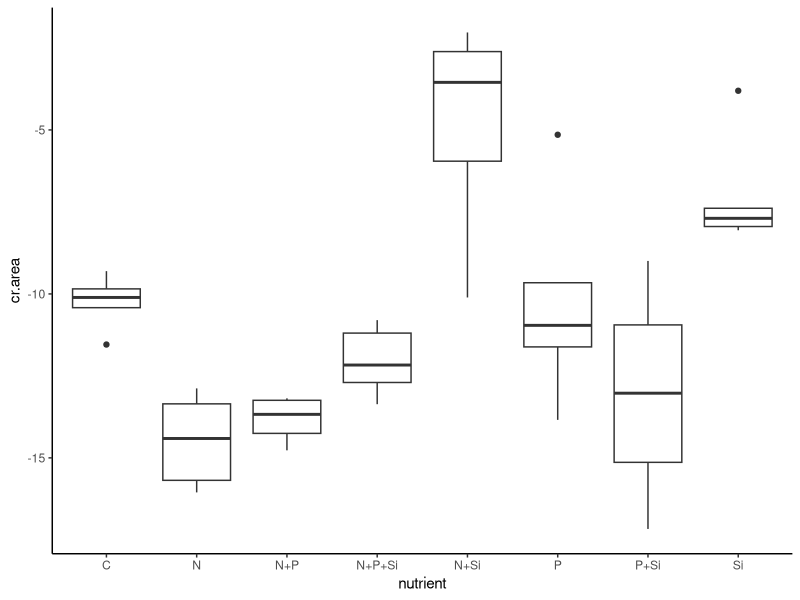
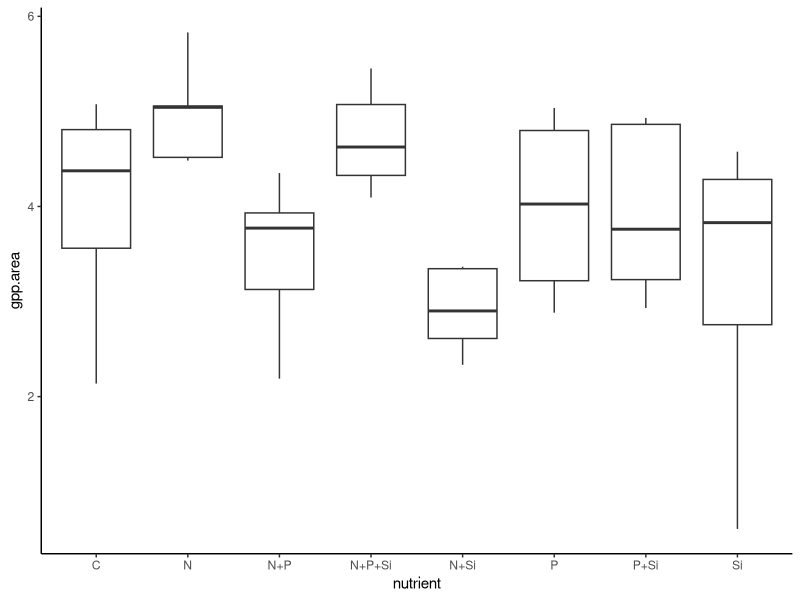
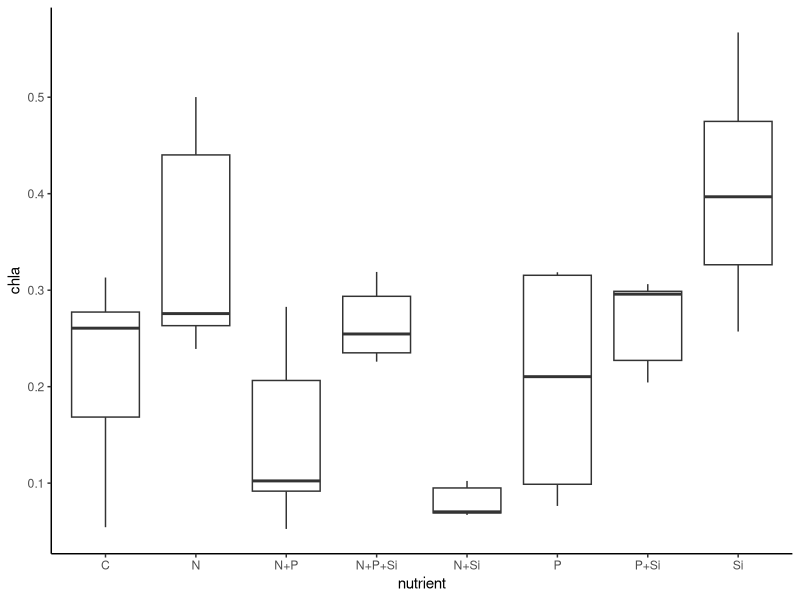
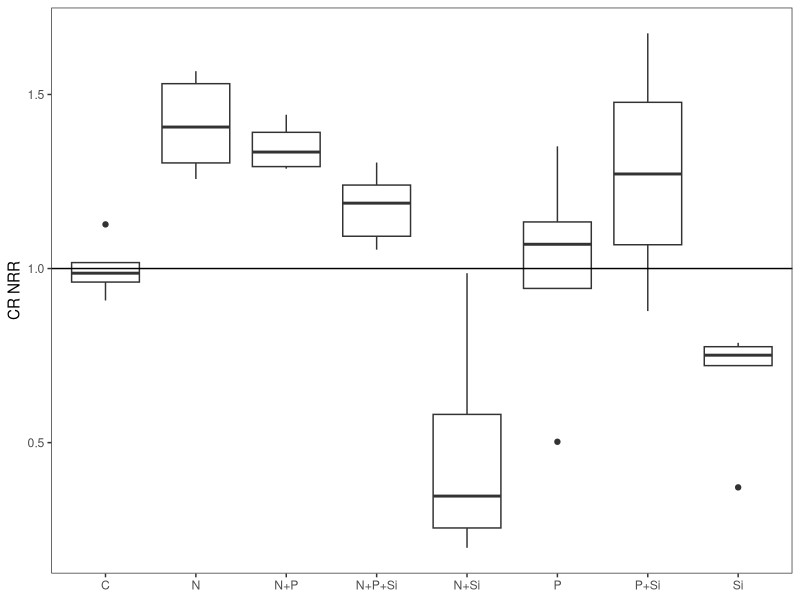
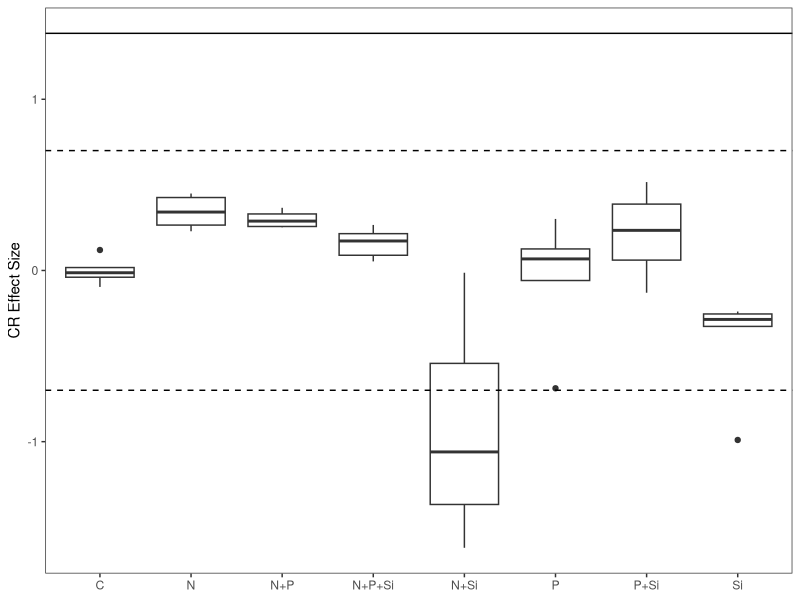
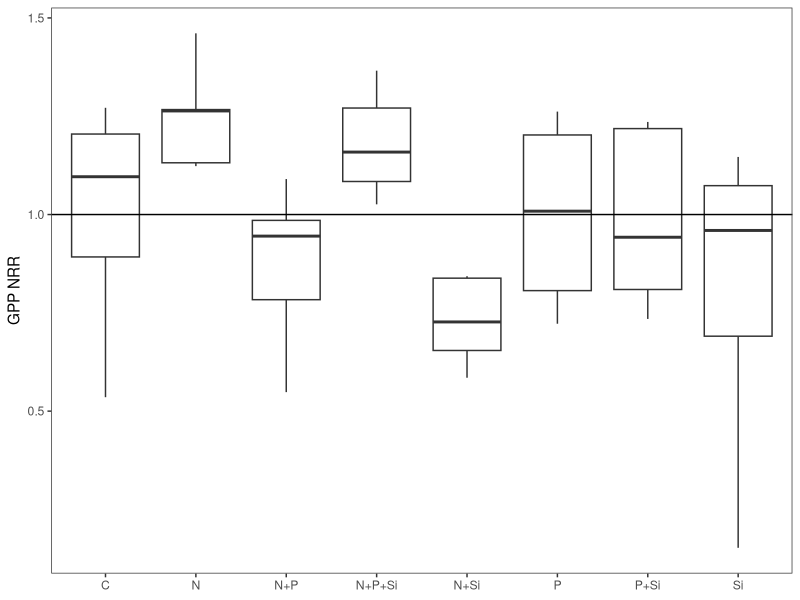
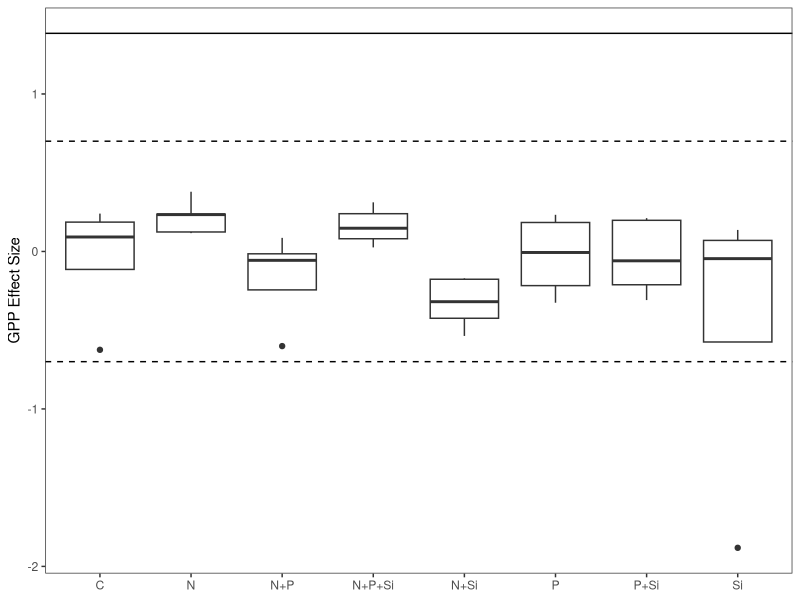
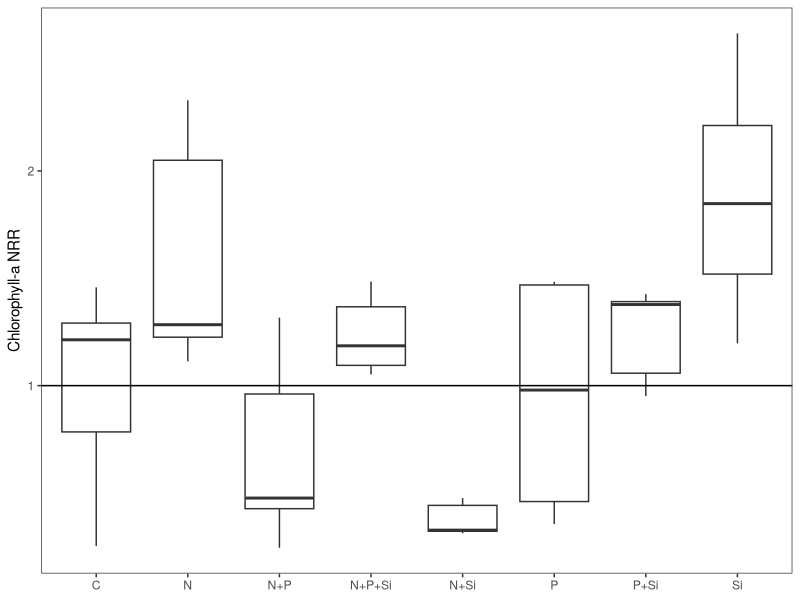

These figures' R source, in order: (Note: this script raises an error after producing the figures.)
#Author:  Clay Arango
#Creation date: 10-Feb-19
#Script to analyze NDS data from Summer 2018 WSB work with S. Roley and A. Alexiades

#packages
install.packages("nlme")
install.packages("nortest")
install.packages("plyr")
install.packages("dplyr")
install.packages("multcomp")
install.packages("MASS")
install.packages("ggplot2")
library(nlme)
library(nortest)
library(plyr)
library(dplyr)
library(multcomp)
library(MASS)
library(ggplot2)

#Load data
roza_fall <- read.table(file="roza_fall.csv", header=T, sep=",")

#set variable
d = roza_fall

#evaluate data to make sure factors are correct
names(d)

unique(d$nutrient) #control, N, NP, NPSi, NSi, P, PSi, Si
unique(d$N) #should be 0 and 1
unique(d$P) #should be 0 and 1
unique(d$Si) #should be 0 and 1
unique(d$top) #should be "sponge" and "glass"
#if need to change, use recode function below. 
d$top<-recode(d$top, "cellulose" ="sponge")
str(d)

#convert N and P and Si values (0 or 1 for absence or presence) to factors
d$N<-as.factor(d$N)
d$P<-as.factor(d$P)
d$Si<-as.factor(d$Si)
str(d)

#subset data into gpp and cr response
d.cr = subset(d, top=="sponge", data=d)
d.gpp = subset(d, top=="glass", data=d)

#check for outliers and check data entry before calculating CR-NRR
ggplot(d.cr, aes(x=nutrient, y=cr.area)) + geom_boxplot() + theme_classic()
#J8 and G3 are entered correctly, controls look OK
#J8 and G3 might need to be removed
#G4, J1 missing in field

#calculate nrr for cr
x<-ddply(d.cr, "nutrient", summarise, ave_cr = mean(cr.area, na.rm=T)) 
x
d.cr$cr.nrr = d.cr$cr.area/-10.244565 #divide by control ave_cr

#check for outliers and check data entry before calculating GPP- and chla-NRR
ggplot(d.gpp, aes(x=nutrient, y=gpp.area)) + geom_boxplot() + theme_classic()
#no outliers
#F3, J7 missing in field
ggplot(d.gpp, aes(x=nutrient, y=chla)) + geom_boxplot() + theme_classic()
#no outliers
#F3, J7 missing in field

#substitute b.d. chlorophyll with 1/2 detection limit using
#3*SD(y/x)/slope, where SD(y/x) is standard error of the chlorophyll regression
#make vectors for the x (chla) and y (RFU) values found in spreadsheet
#y = c(4.76, 399.36, 760.83, 1244.42, 3162.66, 5616.53)
#x = c(0, 0.025, 0.05, 0.1, 0.25, 0.5)
#summary(lm(y~x))
#chlabd = (345.52/11181.76)/2

#calculate nrr for gpp and chla
x<- ddply(d.gpp, "nutrient", summarise, ave_gpp = mean(gpp.area, na.rm=T), ave_chla = mean(chla, na.rm=T)) 
x
d.gpp$gpp.nrr = d.gpp$gpp.area/3.991310 #divide by control ave_gpp
d.gpp$chla.nrr = d.gpp$chla/0.21477638 #divide by control ave_chla
#use to exclude outliers
#x1<- ddply(subset(d.gpp, !(nds.id=="F6")), "nutrient", summarise, ave_chla = mean(chla_ug_cm2, na.rm=T)) 
#x1
#d.gpp$chla.nrr_1<-d.gpp$chla_ug_cm2/2.700340

#combine into one file and export
d.cr$chla.nrr<-NA
#d.cr$chla.nrr_1<-NA#for excluded outliers
d.cr$gpp.nrr<-NA
d.gpp$cr.nrr<-NA
d.nrr<-rbind(d.cr, d.gpp)
d.nrr$site.date<-"roza_fall"
d.nrr$gpp.es<-log(d.nrr$gpp.nrr)
d.nrr$cr.es<-log(d.nrr$cr.nrr)
d.nrr$chla.es<-log(d.nrr$chla.nrr)

write.table(d.nrr, "roza_fall_nrr.csv",  sep=",", quote=F, row.names =F)

###############
#plots of NRR
##############
ggplot(data=subset(d.cr, !(nutrient=="control")), aes(x=nutrient, y=cr.nrr))+geom_boxplot()+theme_bw()+
  ylab("CR NRR")+geom_abline(slope = 0, intercept = 1)+
  theme(axis.title.x=element_blank(), panel.grid.minor=element_blank(), panel.grid.major=element_blank())
#N limitation, possible P+Si secondary limitation

ggplot(data=subset(d.nrr, (top=="sponge")), aes(x=nutrient, y=cr.es))+geom_boxplot()+theme_bw()+
  ylab("CR Effect Size")+geom_hline(yintercept = 0.7, lty="dashed")+ geom_hline(yintercept = -0.7, lty="dashed")+
  geom_hline(yintercept = 1.385)+
  theme(axis.title.x=element_blank(), panel.grid.minor=element_blank(), panel.grid.major=element_blank())
#nothing over 1.385, so no significance?

ggplot(data=subset(d.gpp, !(nutrient=="control")), aes(x=nutrient, y=gpp.nrr))+geom_boxplot()+theme_bw()+
  ylab("GPP NRR")+geom_abline(slope = 0, intercept = 1)+
  theme(axis.title.x=element_blank(), panel.grid.minor=element_blank(), panel.grid.major=element_blank())
#possible N limitation (but not NP), likely no limitation (i.e., light?)

ggplot(data=subset(d.nrr, top =="glass"),aes(x=nutrient, y=gpp.es))+geom_boxplot()+theme_bw()+
  ylab("GPP Effect Size")+geom_hline(yintercept = 0.7, lty="dashed")+
  geom_hline(yintercept = -0.7, lty="dashed")+ geom_hline(yintercept = 1.385)+
  theme(axis.title.x=element_blank(), panel.grid.minor=element_blank(), panel.grid.major=element_blank())
#nothing over 1.385 so no significance?

ggplot(data=subset(d.gpp, !(nutrient=="control")), aes(x=nutrient, y=chla.nrr))+geom_boxplot()+theme_bw()+
  ylab("Chlorophyll-a NRR")+geom_abline(slope = 0, intercept = 1)+ 
  theme(axis.title.x=element_blank(), panel.grid.minor=element_blank(), panel.grid.major=element_blank())
#possible N limitation (but not NP), possible Si secondary limitation

ggplot(data=subset(d.nrr, (top=="glass")), aes(x=nutrient, y=chla.es))+geom_boxplot()+theme_bw()+
  ylab("Chla Effect Size")+ geom_hline(yintercept = 0.7, lty="dashed")+ geom_hline(yintercept = -0.7, lty="dashed")+    
  geom_hline(yintercept = 1.385)+
  theme(axis.title.x=element_blank(), panel.grid.minor=element_blank(), panel.grid.major=element_blank())
#nothing over 1.385 so no significance?

##########
#NRR Summary Files
#########

GPP_sum<-ddply(d.gpp, "nutrient", summarise, ave_nrr.gpp=mean(gpp.nrr, na.rm=T), sd_nrr.gpp=sd(gpp.nrr, na.rm=T), 
               se_nrr.gpp =(sd(gpp.nrr)/sqrt(sum(!is.na(gpp.nrr)))), 
               ci95_nrr.gpp = (1.96*(sd(gpp.nrr)/sqrt(sum(!is.na(gpp.nrr))))),
               ave_nrr.chla=mean(chla.nrr, na.rm=T), sd_nrr.chla=sd(chla.nrr, na.rm=T), 
               se_nrr.chla =(sd(chla.nrr)/sqrt(sum(!is.na(chla.nrr)))), 
               ci95_nrr.chla = (1.96*(sd(chla.nrr)/sqrt(sum(!is.na(chla.nrr))))))
CR_sum<-ddply(d.cr, "nutrient", summarise, ave_nrr.cr=mean(cr.nrr, na.rm=T), sd_nrr.cr=sd(cr.nrr, na.rm=T), 
              se_nrr.cr =(sd(cr.nrr)/sqrt(sum(!is.na(cr.nrr)))), 
              ci95_nrr.cr = (1.96*(sd(cr.nrr)/sqrt(sum(!is.na(cr.nrr))))))

#now combine into one and export
d.sum<-merge(GPP_sum, CR_sum, by="nutrient")
d.sum$site_date<-"roza_fall"
write.table(d.sum, "roza_fall_summ.csv",  sep=",", quote=F, row.names=F)

############################################################
#analyze RESPIRATION data
############################################################

M1<-gls(cr.area~N*P*Si, data=d.cr, na.action=na.omit)
E1<-residuals(M1)
qqnorm(E1)
qqline(E1)
ad.test(E1)
   #residuals are normally distributed, p=0.1036
hist(E1)  
plot(M1)

plot(filter(d.cr, !is.na(cr.area)) %>% dplyr::select(nutrient), 
     E1, xlab="nutrient", ylab="Residuals")
bartlett.test(cr.area~nutrient, data=d.cr)
   #variance test is not equal, p=0.02481

anova(M1)


##########################################################
#do multiple 2 way ANOVAs to improve our ability to interpret
##########################################################
#N and P
M1<-gls(cr.area~N*P, data=d.cr, na.action=na.omit)
E1<-residuals(M1)
qqnorm(E1)
qqline(E1)
ad.test(E1)
#residuals are normally distributed, p=0.2155
hist(E1)  
plot(M1)

bartlett.test(cr.area~nutrient, data=d.cr)
#variance test no OK

anova(M1) #interpretation, P limitation

#remove NA for plotting
xx = na.omit(subset(d.cr, select = c(N,P,cr.area)))
interaction.plot(xx$N, xx$P, xx$cr.area)

#N and Si
M1<-gls(cr.area~N*Si, data=d.cr, na.action=na.omit)
E1<-residuals(M1)
qqnorm(E1)
qqline(E1)
ad.test(E1)
#residuals are normally distributed, p=0.4208
hist(E1)  
plot(M1)

bartlett.test(cr.area~nutrient, data=d.cr)
#variance test no OK

anova(M1) #interpretation, N limitation (presence of Si is lower than absence)

#remove NA for plotting
xx = na.omit(subset(d.cr, select = c(N,Si,cr.area)))
interaction.plot(xx$N, xx$Si, xx$cr.area)

#P and Si
M1<-gls(cr.area~P*Si, data=d.cr, na.action=na.omit)
E1<-residuals(M1)
qqnorm(E1)
qqline(E1)
ad.test(E1)
#residuals are normally distributed, p=0.5487
hist(E1)  
plot(M1)

bartlett.test(cr.area~nutrient, data=d.cr)
#variance test OK

anova(M1) #interpretation, no P response (presence of Si and absence of P is depressed)

#remove NA for plotting
xx = na.omit(subset(d.cr, select = c(P,Si,cr.area)))
interaction.plot(xx$P, xx$Si, xx$cr.area)
##########################################################
##########################################################

x <- group_by(d.cr, nutrient) %>%  # Grouping function causes subsequent functions to aggregate by season and reach
  summarize(cr.mean = abs(mean(cr.area, na.rm = TRUE)), # na.rm = TRUE to remove missing values
            cr.sd=abs(sd(cr.area, na.rm = TRUE)),  # na.rm = TRUE to remove missing values
            n = sum(!is.na(cr.area)), # of observations, excluding NAs. 
            cr.se=cr.sd/sqrt(n))

ggplot(data=x, aes(x=nutrient, y=cr.mean)) + 
  geom_bar(stat="identity", position=position_dodge(), color = "black") + 
  geom_errorbar(aes(ymin=cr.mean, ymax=cr.mean+cr.se), width=0.2, 
                position=position_dodge(0.9)) + 
  xlab("Nutrient") +
  ylab(expression(Respiration~(ug~O[2]~m^{-2}~h^{-1}))) +
  ylim(0,20) +
  labs(fill="Light") +
  theme_bw() +
  theme(panel.grid.major=element_blank(),
        panel.grid.minor=element_blank(),
        legend.title=element_text(size=6),
        legend.key=element_blank(), 
        legend.position=c(0.5,0.95), 
        legend.text=element_text(size=8), 
        legend.background=element_blank(), 
        legend.direction="horizontal", 
        legend.key.size=unit(0.3, "cm"), 
        axis.title.y=element_text(size=8), 
        axis.title.x=element_text(size=8), 
        axis.text.x=element_text(size=8))

#ggsave('output/figures/Roza_summer.tiff',
#       units="in",
#       width=3.25,
#       height=3.25,
#       dpi=1200,
#       compression="lzw")

#summarize nrr
x <- group_by(d.cr, nutrient) %>%  # Grouping function causes subsequent functions to aggregate by season and reach
  summarize(cr.mean = abs(mean(cr.nrr, na.rm = TRUE)), # na.rm = TRUE to remove missing values
            cr.sd=abs(sd(cr.nrr, na.rm = TRUE)),  # na.rm = TRUE to remove missing values
            n = sum(!is.na(cr.nrr)), # of observations, excluding NAs. 
            cr.se=cr.sd/sqrt(n))

############################################################
#analyze the PRODUCTION data
############################################################

M1<-gls(gpp.area~N*P*Si, data=d.gpp, na.action=na.omit) 
E1<-residuals(M1)
qqnorm(E1)
qqline(E1)
ad.test(E1)
   #residuals are normal, p=0.2136

hist(E1, xlab="residuals", main="")
plot(M1)

plot(filter(d.gpp, !is.na(gpp.area)) %>% dplyr::select(nutrient), 
     E1, xlab="nutrient", ylab="Residuals")
bartlett.test(gpp.area~nutrient, data=d.gpp)
   #variances are equal, p=0.2004

anova(M1)
  
x <- group_by(d.gpp, nutrient) %>%  # Grouping function causes subsequent functions to aggregate by season and reach
  summarize(gpp.mean = abs(mean(gpp.area, na.rm = TRUE)), # na.rm = TRUE to remove missing values
            gpp.sd=abs(sd(gpp.area, na.rm = TRUE)),  # na.rm = TRUE to remove missing values
            n = sum(!is.na(gpp.area)), # of observations, excluding NAs. 
            gpp.se=gpp.sd/sqrt(n))

ggplot(data=x, aes(x=nutrient, y=gpp.mean)) + 
  geom_bar(stat="identity", position=position_dodge(), color = "black") + 
  geom_errorbar(aes(ymin=gpp.mean, ymax=gpp.mean+gpp.se), width=0.2, 
                position=position_dodge(0.9)) + 
  xlab("Nutrient") +
  ylab(expression(Production~(ug~O[2]~m^{-2}~h^{-1}))) +
  labs(fill="Light") +
  theme_bw() +
  theme(panel.grid.major=element_blank(),
        panel.grid.minor=element_blank(), 
        legend.title=element_text(size=6), 
        legend.key=element_blank(),  
        legend.position=c(0.5,0.95),  
        legend.text=element_text(size=8),  
        legend.background=element_blank(),  
        legend.direction="horizontal",  
        legend.key.size=unit(0.3, "cm"),  
        axis.title.y=element_text(size=8),  
        axis.title.x=element_text(size=8),  
        axis.text.x=element_text(size=8))

#ggsave('output/figures/gppByNutrient.tiff',
#       units="in",
#       width=3.25,
#       height=3.25,
#       dpi=1200,
#       compression="lzw")

#summarize nrr
x <- group_by(d.gpp, nutrient) %>%  # Grouping function causes subsequent functions to aggregate by season and reach
  summarize(gpp.mean = abs(mean(gpp.nrr, na.rm = TRUE)), # na.rm = TRUE to remove missing values
            gpp.sd=abs(sd(gpp.nrr, na.rm = TRUE)),  # na.rm = TRUE to remove missing values
            n = sum(!is.na(gpp.nrr)), # of observations, excluding NAs. 
            gpp.se=gpp.sd/sqrt(n))

############################################################
#analyze the CHL-A biomass on disks

M1<-gls(chla~N*P*Si, data=d.gpp, na.action=na.omit) 
E1<-residuals(M1)
qqnorm(E1)
qqline(E1)
ad.test(E1)
#residuals are normal, p=0.9033

hist(E1, xlab="residuals", main="")
plot(M1)

plot(filter(d.gpp, !is.na(gpp.area)) %>% dplyr::select(nutrient), 
     E1, xlab="nutrient", ylab="Residuals")
bartlett.test(gpp.area~nutrient, data=d.gpp)
#variances are equal, p=0.2004

anova(M1)
